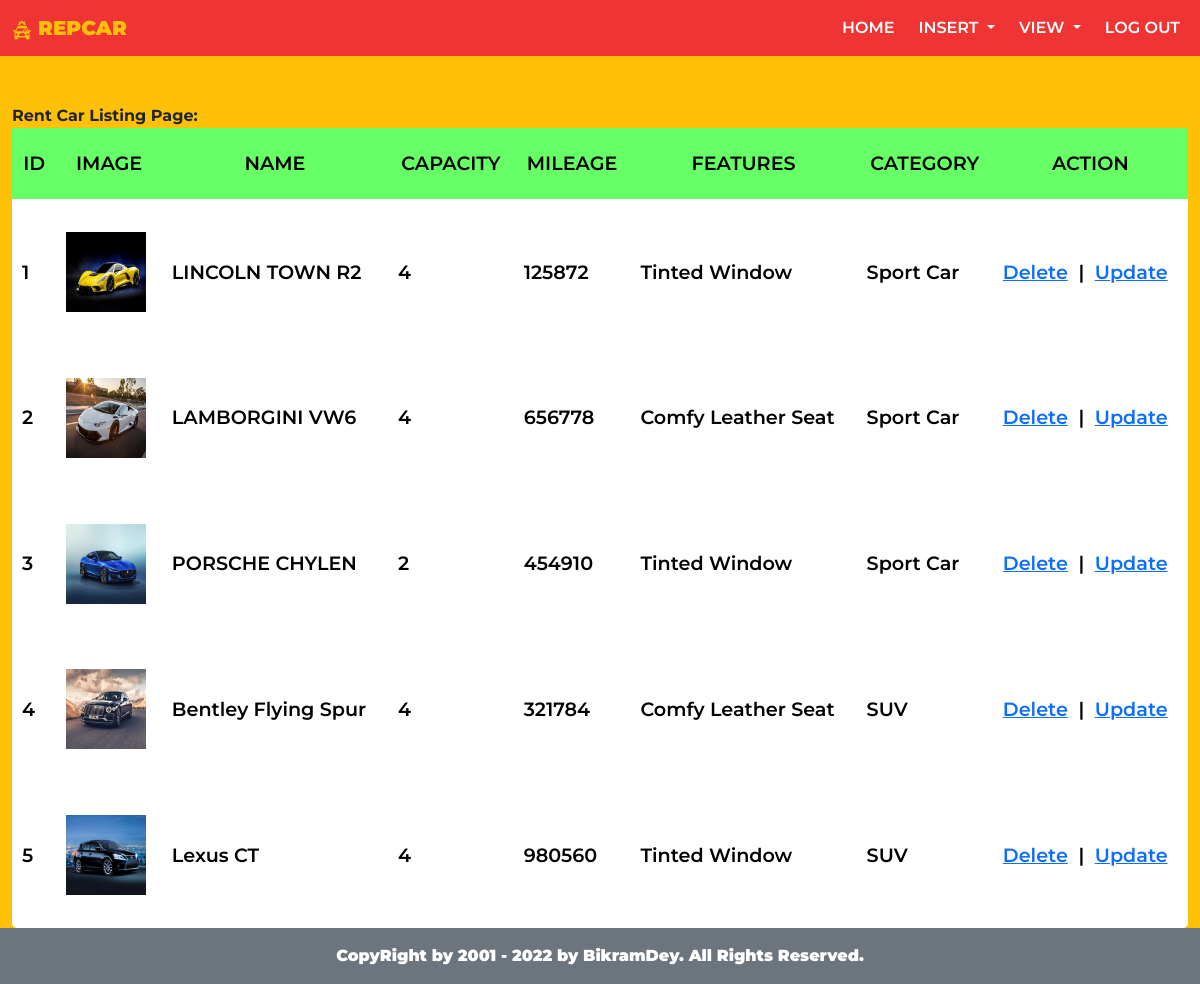
The app's page /admin/rcview.php (signed in) with its own data.
### tables this page shows
CREATE TABLE `rent_car` (
  `cid` int(11) NOT NULL,
  `name` varchar(255) NOT NULL,
  `capacity` int(11) NOT NULL,
  `mileage` int(11) NOT NULL,
  `features` varchar(255) NOT NULL,
  `category` varchar(255) NOT NULL,
  `cimage` varchar(255) NOT NULL
);

### admin/rcview.php (the view, shortened to what this page needs)
<?php include('includes/header.php'); ?>
<br>
<br>
<b>Rent Car Listing Page:<b><br>
<table width="100%" border="1" align="center" class="viewTable">
    <tr>
        <td align="center" bgcolor="#66FF66">ID</td>
        <td align="center" bgcolor="#66FF66">IMAGE</td>
        <td align="center" bgcolor="#66FF66">NAME</td>
        <td align="center" bgcolor="#66FF66">CAPACITY </td>
        <td align="center" bgcolor="#66FF66">MILEAGE</td>
        <td align="center" bgcolor="#66FF66">FEATURES</td>
        <td align="center" bgcolor="#66FF66">CATEGORY</td>
        <td align="center" bgcolor="#66FF66">ACTION</td>
    </tr>
    <?php
    $sqls3 = "SELECT * From rent_car";
    $result3 = $con->query($sqls3);
    while ($rows = $result3->fetch_assoc()) {
    ?>
        <tr>
            <td><?php echo $rows['cid']; ?></td>
            <td><img width="80" height="80" src="photos/<?php echo $rows['cimage']; ?>"></td>
            <td><?php echo $rows['name']; ?></td>
            <td><?php echo $rows['capacity']; ?></td>
            <td><?php echo $rows['mileage']; ?></td>
            <td><?php echo $rows['features']; ?></td>
            <td><?php echo $rows['category']; ?></td>
            <td>
                <a href="?table=car&delimages=<?php echo $rows['cimage']; ?>&id=<?php echo $rows['cid']; ?>&action=delete">Delete</a>
                &nbsp;|&nbsp;
                <a href="rcupdate.php?cid=<?php echo $rows['cid']; ?>">Update</a>
            </td>
        </tr>
    <?php
    }
    ?>
</table>
<?php include('includes/footer.php'); ?>

### admin/includes/header.php (shortened to what this page needs)
<!DOCTYPE html>
<html lang="en">
<head>
  <link href="https://cdn.jsdelivr.net/npm/bootstrap@5.2.0/dist/css/bootstrap.min.css" rel="stylesheet">
  <link rel="stylesheet" href="https://cdn.jsdelivr.net/npm/bootstrap-icons@1.9.1/font/bootstrap-icons.css">
  <link rel="stylesheet" href="style.css">
</head>
<body>
    <nav class="navbar navbar-expand-lg navbar-dark" style="background-color: #F03433;">
        <div class="container-fluid">
            <a class="navbar-brand text-warning" href="#" style="font-weight: 900;">
                <img src="photos/car-logo4.png" width="20px" alt="" srcset=""> REPCAR
            </a>
            <div class="collapse navbar-collapse" id="navbarSupportedContent">
                <ul class="navbar-nav  mb-2 mb-lg-0 ms-auto">
                    <li class="nav-item">
                        <a class="nav-link active" aria-current="page" href="home.php">HOME</a>
                    </li>
                    <li class="nav-item dropdown">
                        <a class="nav-link dropdown-toggle" style="color: #FFFFFF;" role="button" data-bs-toggle="dropdown" aria-expanded="false">
                            INSERT
                        </a>
                    </li>
                    <li class="nav-item dropdown">
                        <a class="nav-link dropdown-toggle" style="color: #FFFFFF;" role="button" data-bs-toggle="dropdown" aria-expanded="false">
                            VIEW
                        </a>
                    </li>
                    <li class="nav-item">
                        <a class="nav-link" style="color: #FFFFFF;" href="logout.php">LOG OUT</a>
                    </li>
                </ul>
            </div>
        </div>
    </nav>
    <div class="container-fluid">

### admin/includes/footer.php (shortened to what this page needs)
    <div class="row bg-secondary text-white pt-3 text-center">
      <div class="col-12">
        <p>CopyRight by 2001 - 2022 by BikramDey. All Rights Reserved.</p>
      </div>
    </div>
  </div>
</body>
</html>

### admin/style.css (style rules this page uses)
* { margin: 0; padding: 0; box-sizing: border-box; font-family: 'Montserrat', sans-serif; }
body { background: #fec107; }
.nav-item a.nav-link { font-weight: 600; margin-left: 8px; }
table { color: white; font-size: 1.2rem; min-height: 100vh; font-weight: 600; }
.viewTable { background-color: white; color: black; border: none; padding: 5px; border-radius: 5px; }
.viewTable tr td { padding: 10px; }

### records on screen
rent_car: cid "1", cimage (picture), name "LINCOLN TOWN R2", capacity "4", mileage "125872", features "Tinted Window", category "Sport Car"
rent_car: cid "2", cimage (picture), name "LAMBORGINI VW6", capacity "4", mileage "656778", features "Comfy Leather Seat", category "Sport Car"
rent_car: cid "3", cimage (picture), name "PORSCHE CHYLEN", capacity "2", mileage "454910", features "Tinted Window", category "Sport Car"
rent_car: cid "4", cimage (picture), name "Bentley Flying Spur", capacity "4", mileage "321784", features "Comfy Leather Seat", category "SUV"
rent_car: cid "5", cimage (picture), name "Lexus CT", capacity "4", mileage "980560", features "Tinted Window", category "SUV"
